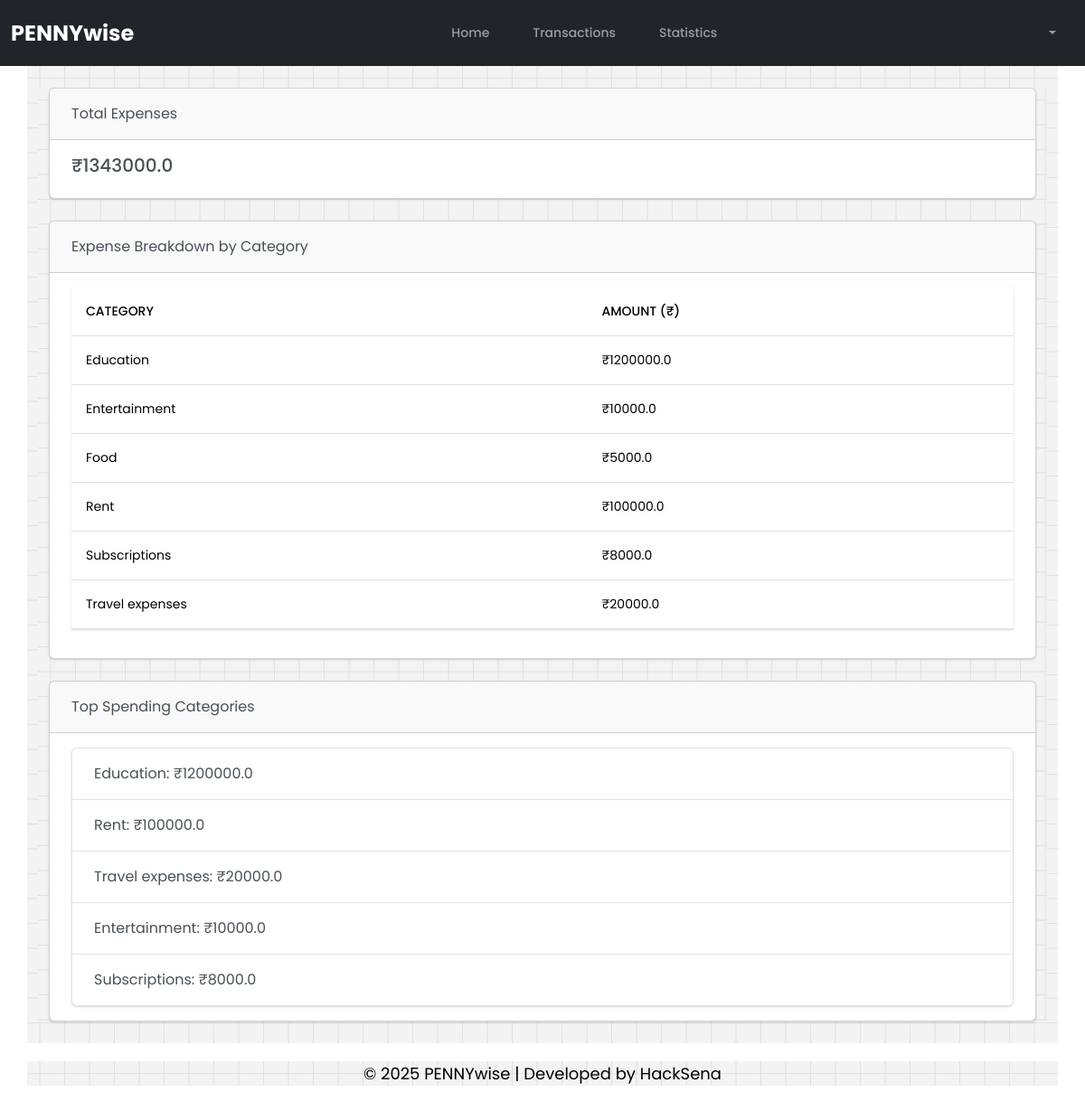
The app's page /statistics (signed in) with its own data.
### tables this page shows
CREATE TABLE transactions (
            id INTEGER PRIMARY KEY AUTOINCREMENT,
            user_id INTEGER NOT NULL,
            amount REAL NOT NULL,
            category TEXT NOT NULL,
            date TEXT NOT NULL,
            description TEXT,
            payment_method TEXT NOT NULL,
            FOREIGN KEY (user_id) REFERENCES users (id)
        );

### app.py (the view)
@app.route('/statistics')
def statistics():
    user_id = session.get('user_id')  # Assuming you store user ID in the session
    if user_id:
        conn = sqlite3.connect(DATABASE)
        c = conn.cursor()
        c.execute("SELECT SUM(amount) FROM transactions WHERE user_id = ?", (user_id,))
        total_expenses_result = c.fetchone()
        total_expenses = total_expenses_result[0] if total_expenses_result else 0
        c.execute("SELECT category, SUM(amount) FROM transactions WHERE user_id = ? GROUP BY category", (user_id,))
        expense_by_category_result = c.fetchall()
        expense_by_category = dict(expense_by_category_result) if expense_by_category_result else {}
        c.execute("SELECT category, SUM(amount) FROM transactions WHERE user_id = ? GROUP BY category ORDER BY SUM(amount) DESC LIMIT 5", (user_id,))
        top_spending_categories_result = c.fetchall()
        top_spending_categories = dict(top_spending_categories_result) if top_spending_categories_result else {}
        conn.close()
        return render_template('statistics.html', total_expenses=total_expenses, expense_by_category=expense_by_category,
                               top_spending_categories=top_spending_categories)
    else:
        return redirect(url_for('login'))

### templates/statistics.html (shortened to what this page needs)
{% extends 'base.html' %}
{% block content %}
<div class="container mt-4">
    <div class="card mb-4">
        <div class="card-header">
            Total Expenses
        </div>
        <div class="card-body">
            <h5 class="card-title">₹{{ total_expenses }}</h5>
        </div>
    </div>
<div class="card mb-4">
    <div class="card-header">
        Expense Breakdown by Category
    </div>
    <div class="card-body">
        <table class="table">
            <thead>
                <tr>
                    <th>Category</th>
                    <th>Amount (₹)</th>
                </tr>
            </thead>
            <tbody>
                {% for category, amount in expense_by_category.items() %}
                <tr>
                    <td>{{ category }}</td>
                    <td>₹{{ amount }}</td>
                </tr>
                {% endfor %}
            </tbody>
        </table>
    </div>
</div>
    <div class="card mb-4">
        <div class="card-header">
            Top Spending Categories
        </div>
        <div class="card-body">
            <ul class="list-group">
                {% for category, amount in top_spending_categories.items() %}
                <li class="list-group-item">{{ category }}: ₹{{ amount }}</li>
                {% endfor %}
            </ul>
        </div>
    </div>
</div>
{% endblock %}

### templates/base.html (shortened to what this page needs)
<!DOCTYPE html>
<html lang="en">
<head>
    <link href="https://cdn.jsdelivr.net/npm/bootstrap@5.3.0-alpha1/dist/css/bootstrap.min.css" rel="stylesheet">
    <link rel="stylesheet" href="https://cdnjs.cloudflare.com/ajax/libs/font-awesome/5.15.4/css/all.min.css" />
    <link rel="stylesheet" type="text/css" href="{{ url_for('static', filename='css/bootstrap.min.css') }}">
    <link rel="stylesheet" href="https://cdnjs.cloudflare.com/ajax/libs/font-awesome/6.5.1/css/all.min.css" />
</head>
<body>
    <nav class="navbar navbar-expand-lg navbar-dark bg-dark">
        <div class="container-fluid">
            <a class="navbar-brand" href="#">PENNYwise</a>
            <div class="collapse navbar-collapse justify-content-center" id="navbarSupportedContent">
                <ul class="navbar-nav mb-2 mb-lg-0">
                    <li class="nav-item me-lg-3">
                        <a class="nav-link" href="{{ url_for('index') }}">Home</a>
                    </li>
                    <li class="nav-item me-lg-3">
                        <a class="nav-link" href="{{ url_for('transactions') }}">Transactions</a>
                    </li>
                    <li class="nav-item me-lg-3">
                        <a class="nav-link" href="{{ url_for('statistics') }}">Statistics</a>
                    </li>
                </ul>
            </div>
            <div class="navbar-nav ms-auto">
                <div class="nav-item dropdown">
                    <a class="nav-link dropdown-toggle" href="#" id="navbarDropdown" role="button" data-bs-toggle="dropdown" aria-expanded="false">
                    </a>
                </div>
            </div>
        </div>
    </nav>
    <div class="container">
        {% block content %}
        {% endblock %}
    </div>
    <footer class="footer">
        <div class="container">
            <p style="color: black; font-size: 18px;">&copy; 2025 PENNYwise | Developed by HackSena</p>
        </div>
    </footer>
</body>
</html>

### templates/base.html (style rules this page uses)
* { font-family: 'Poppins', sans-serif; }
.navbar-brand { font-weight:bold; }
.navbar-brand { font-size: 1.5rem; }
body { display: flex ; flex-direction: column; min-height: 100vh; }
.container { flex: 2; }
footer { padding: 20px 0; text-align: center; width: 100%; }

### records on screen
transactions: category "Education", amount "1200000.0"
transactions: category "Entertainment", amount "10000.0"
transactions: category "Food", amount "5000.0"
transactions: category "Rent", amount "100000.0"
transactions: category "Subscriptions", amount "8000.0"
transactions: category "Travel expenses", amount "20000.0"

### other values on screen
{{ total_expenses }} "1343000.0"
